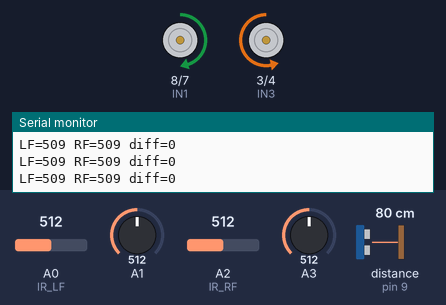
Bench run of a sketch on a simulated Arduino Uno, built with avr-gcc and run on an emulated ATmega328P. Shown: motor-driver pin pairs drawn as motors (green arrow = first pin HIGH = forward, orange = second pin HIGH = backward, longer = more drive, scaled by the enable pin), the last lines printed to the serial monitor. Wiring (inferred from the names in the program): ultrasonic range finder: trigger pin 10; echo pin 9. The inputs (shaded band) are chosen by the test bench; at power-on: A0 (IR_LF) = 512, distance to the obstacle (sensor on pin 9) 80 cm, A1 = 512, A2 (IR_RF) = 512, A3 = 512. The echo pulse lasts 58.3 µs per cm.

Above: at 2.0 s.
2.1 s: A0 (IR_LF) set to 992
At 2.29 s:
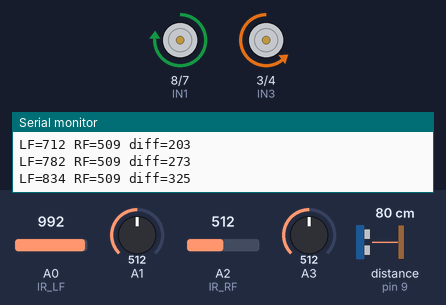
5.1 s: distance to the obstacle (sensor on pin 9) set to 20 cm
8.1 s: distance to the obstacle (sensor on pin 9) set to 15 cm
At 9.4 s:
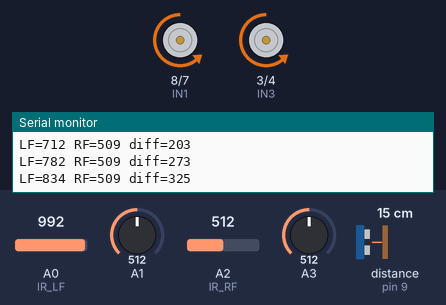
Timing chart, 0 to 11.1 s (numbered marks = the images above; inputs shaded):
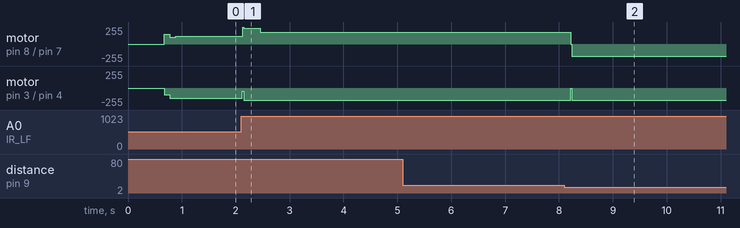

The sketch:

autocarV4.ino
```cpp
// ======================================================
//         Maze Car Full Control v4 (Auto Tune Edition)
//  — 自动阈值标定 / 自动 PID / 三点平均 + EMA双滤波 —
// ======================================================


// =================== 参数区 ===================
const int EMA_SHIFT = 2;
const int SAFE_DIST = 17;
const int CLEAR_DIST = 35;
const int IR_TOO_CLOSE  = 850;

int ALIGN_THRESHOLD = 40;     // 自动标定后会覆盖

float Kp = 0.013;             // 将被自动调节
float Ki = 0.0;
float Kd = 2.0;

int BASE_SPEED = 120;
const int MAX_SPEED  = 255;
const int MIN_SPEED  = 50;


// =================== 红外引脚 ===================
#define IR_LF A0
#define IR_LB A1
#define IR_RF A2
#define IR_RB A3

// 超声波
#define TRIG 10
#define ECHO 9

// 驱动
#define ENA 5
#define ENB 6
#define IN1 8
#define IN2 7
#define IN3 3
#define IN4 4


// =================== 全局 IR 滤波值 ===================
int irLF_raw[3]={0}, irRF_raw[3]={0};
int irLB_raw[3]={0}, irRB_raw[3]={0};

int irLF_f=0, irLB_f=0, irRF_f=0, irRB_f=0;

// 标定值（前方 L/R）
int targetLeft = 0;
int targetRight = 0;

// PID 变量
long prevError = 0;
float integral = 0;


// =================== 工具函数 ===================
inline int clampPWM(int v){
    return constrain(v,MIN_SPEED,MAX_SPEED);
}


// ----------- 三点平均 ----------
inline int movAvg(int *arr){
    return (arr[0] + arr[1] + arr[2]) / 3;
}

// ----------- EMA + 3点平均综合滤波 ----------
int filterIR(int pin, int *last3, int &ema){
    // shift: arr[2] ← arr[1] ← arr[0]
    last3[2]=last3[1];
    last3[1]=last3[0];
    last3[0]=analogRead(pin);

    int avg3 = movAvg(last3);

    ema = ema + ((avg3 - ema) >> EMA_SHIFT);

    return ema;
}


// ----------- 读取全部 IR（双重滤波） ----------
void readIRSensors(){
    irLF_f = filterIR(IR_LF, irLF_raw, irLF_f);
    irLB_f = filterIR(IR_LB, irLB_raw, irLB_f);
    irRF_f = filterIR(IR_RF, irRF_raw, irRF_f);
    irRB_f = filterIR(IR_RB, irRB_raw, irRB_f);
}


// ----------- 超声波 ----------
int readUltrasonic(){
    digitalWrite(TRIG,LOW); delayMicroseconds(2);
    digitalWrite(TRIG,HIGH); delayMicroseconds(10);
    digitalWrite(TRIG,LOW);

    unsigned long d = pulseIn(ECHO,HIGH,25000);
    return (d==0) ? -1 : d / 58;
}


// ----------- 电机 ----------
inline void drive(int L,int R){
    digitalWrite(IN1,HIGH); digitalWrite(IN2,LOW);
    digitalWrite(IN3,LOW);  digitalWrite(IN4,HIGH);
    analogWrite(ENA, clampPWM(L));
    analogWrite(ENB, clampPWM(R));
}

inline void stopNow(){
    analogWrite(ENA,0);
    analogWrite(ENB,0);
}


// =================== 自动标定阈值 ===================
void autoCalibrateThreshold(){
    long Lsum=0, Rsum=0, Lvar=0, Rvar=0;
    const int N=80;

    int Lprev=analogRead(IR_LF);
    int Rprev=analogRead(IR_RF);

    for(int i=0;i<N;i++){
        int L=analogRead(IR_LF);
        int R=analogRead(IR_RF);
        Lsum+=L; Rsum+=R;

        Lvar += abs(L-Lprev);
        Rvar += abs(R-Rprev);

        Lprev=L;
        Rprev=R;
        delay(5);
    }

    targetLeft  = Lsum/N;      // 中位点
    targetRight = Rsum/N;

    int noiseL = Lvar/N;
    int noiseR = Rvar/N;

    ALIGN_THRESHOLD = max(20, (noiseL+noiseR)*2);

    Serial.print("Auto Target L="); Serial.println(targetLeft);
    Serial.print("Auto Target R="); Serial.println(targetRight);
    Serial.print("Auto ALIGN TH="); Serial.println(ALIGN_THRESHOLD);
}


// =================== 自动 PID 调参 ===================
void autoTunePID(){
    // 小幅摆动测试系统响应
    long L0=0,R0=0;
    for(int i=0;i<10;i++){
        readIRSensors();
        L0 += irLF_f;
        R0 += irRF_f;
        delay(5);
    }
    L0/=10; R0/=10;

    // 轻微扰动
    drive(150, 100);
    delay(100);
    drive(100,150);
    delay(100);
    stopNow();

    // 测试后变化
    readIRSensors();
    long L1=irLF_f, R1=irRF_f;

    long dL=abs(L1-L0);
    long dR=abs(R1-R0);

    long gain = dL+dR;

    // 防止异常情况
    if(gain < 5) gain = 5;

    // Z-N 类似经验式
    Kp = 0.002 * gain;
    Kd = 0.3   * Kp;

    Serial.print("Auto PID: Kp="); Serial.println(Kp);
    Serial.print("Auto PID: Kd="); Serial.println(Kd);
}


// =================== PID ===================
int computePID(int error){
    integral += error;
    float d = error - prevError;
    prevError = error;
    return Kp*error + Ki*integral + Kd*d;
}


// =================== 自动判断转向（均值） ===================
bool decideTurnDirection(){
    const int N=10;
    long L=0,R=0;

    for(int i=0;i<N;i++){
        L+=analogRead(IR_LF);
        R+=analogRead(IR_RF);
        delay(1);
    }
    return (R>L);
}


// 后方齐平误差
inline int wallAlignError(bool useLeft){
    return useLeft ? (irLF_f - irLB_f) : (irRF_f - irRB_f);
}


// =================== 旋转直到齐平 ===================
void rotateBase(bool right){
    if(right){
        digitalWrite(IN1,HIGH); digitalWrite(IN2,LOW);
        digitalWrite(IN3,HIGH); digitalWrite(IN4,LOW);
    }else{
        digitalWrite(IN1,LOW); digitalWrite(IN2,HIGH);
        digitalWrite(IN3,LOW); digitalWrite(IN4,HIGH);
    }
}

void rotateUntilAligned(bool right){
    rotateBase(right);

    while(true){
        analogWrite(ENA,120);
        analogWrite(ENB,120);

        readIRSensors();
        int dist = readUltrasonic();
        int err = wallAlignError(!right);

        if(abs(err) < ALIGN_THRESHOLD &&
           dist > CLEAR_DIST && dist < 200) break;
    }

    stopNow();
    delay(100);

    drive(180,180);
    delay(200);
    stopNow();
}


// 紧急逃逸
inline void escapeRight(){ rotateBase(true);  drive(180,180); delay(300); stopNow(); }
inline void escapeLeft() { rotateBase(false); drive(180,180); delay(300); stopNow(); }


// =================== setup ===================
void setup(){
    Serial.begin(115200);

    pinMode(IN1,OUTPUT); pinMode(IN2,OUTPUT);
    pinMode(IN3,OUTPUT); pinMode(IN4,OUTPUT);
    pinMode(ENA,OUTPUT); pinMode(ENB,OUTPUT);
    pinMode(TRIG,OUTPUT); pinMode(ECHO,INPUT);

    // 初读取用于 EMA 初值
    readIRSensors();
    delay(200);

    // ---------- 自动标定阈值 ----------
    autoCalibrateThreshold();

    // ---------- 自动调 PID ----------
    autoTunePID();

    Serial.println("Init Complete!");
}


// =================== loop ===================
void loop(){

    readIRSensors();
    int dist = readUltrasonic();

    // ----------- 前方阻挡 → 转弯 --------
    if(dist > 0 && dist < SAFE_DIST){
        bool turnRight = decideTurnDirection();
        rotateUntilAligned(turnRight);
        return;
    }

    // ----------- 两侧过近 → 逃逸 --------
    if(irLF_f > IR_TOO_CLOSE || irLB_f > IR_TOO_CLOSE) { escapeRight(); return; }
    if(irRF_f > IR_TOO_CLOSE || irRB_f > IR_TOO_CLOSE) { escapeLeft();  return; }


    // ======== PID 前方控制 ========
    int diff = (irLF_f - irRF_f) - (targetLeft - targetRight);
    int corr = computePID(diff);

    drive(BASE_SPEED + corr, BASE_SPEED - corr);


    // -------- 调试输出 --------
    Serial.print("LF=");Serial.print(irLF_f);
    Serial.print(" RF=");Serial.print(irRF_f);
    Serial.print(" diff=");Serial.println(diff);

    delay(1);
}
```

Measured:
- the behaviour switches between 18 and 17 cm on distance to the obstacle (sensor on pin 9) (found by bisection; images 1 and 2)
- after the input at 2.1 s, motor on pin 8 (IN1) / pin 7 (IN2): forward 120/255 → forward 237/255 at once, → forward 180/255 0.32 s later; motor on pin 3 (IN3) / pin 4 (IN4): backward 150/255 → backward 180/255 at once
- after the input at 8.1 s, motor on pin 8 (IN1) / pin 7 (IN2): forward 180/255 → backward 180/255 after 0.12 s; motor on pin 3 (IN3) / pin 4 (IN4): backward 180/255 → stopped after 0.12 s, → backward 180/255 0.01 s later
